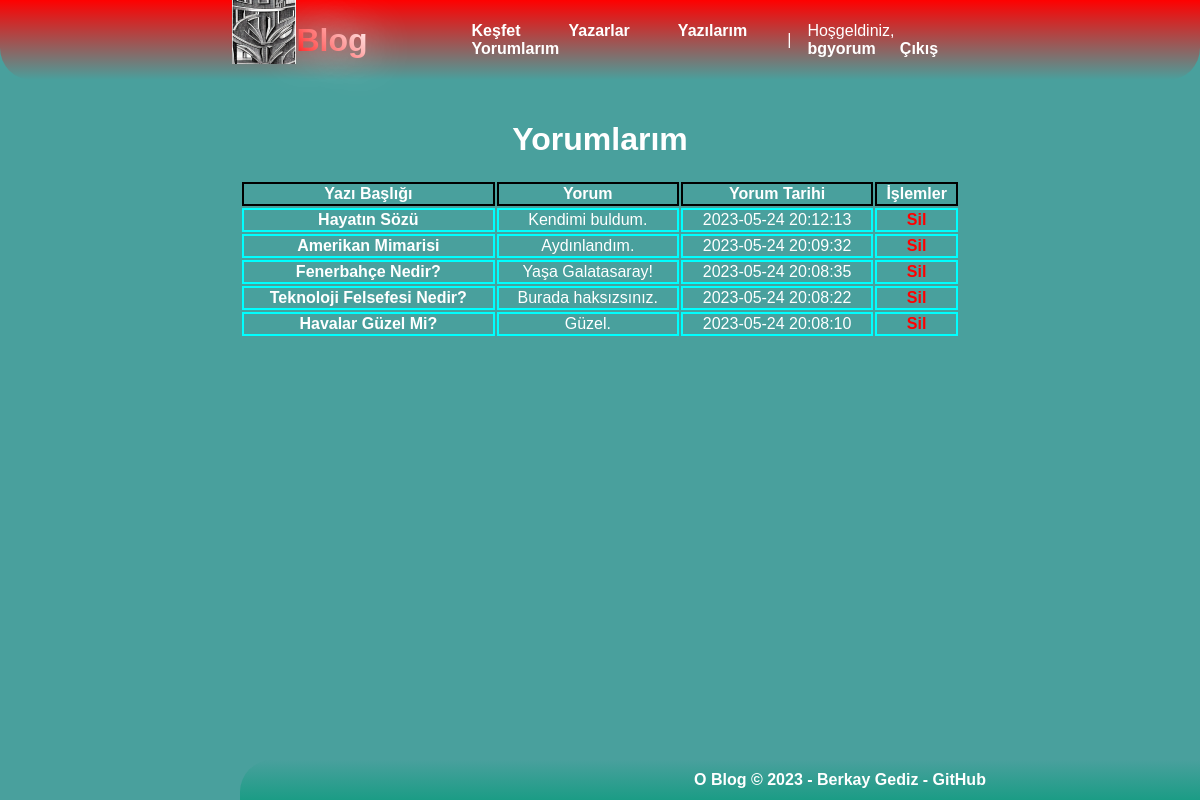
The app's page /yorumlarim.php (signed in) with its own data.
### tables this page shows
CREATE TABLE `comment` (
  `id` int(11) NOT NULL,
  `text` text NOT NULL,
  `postid` int(11) NOT NULL,
  `authorid` int(11) NOT NULL,
  `date` timestamp NOT NULL DEFAULT current_timestamp() ON UPDATE current_timestamp()
);

CREATE TABLE `post` (
  `id` int(11) NOT NULL,
  `title` varchar(200) NOT NULL,
  `text` text NOT NULL,
  `authorid` int(11) NOT NULL,
  `categoryid` int(11) NOT NULL,
  `date` timestamp NOT NULL DEFAULT current_timestamp() ON UPDATE current_timestamp()
);

### yorumlarim.php (the view, shortened to what this page needs)
<!DOCTYPE html>
<html lang="tr">
<head>
    <?php
    include("connect.php");
    ?>
</head>
<body>
    <header>
        <div><a href="index.php" style="text-decoration: none;">
                <img src="img/o_favicon.png" style="float:left;">
                <h1
                    style="text-shadow: 0 0 45px white; font-weight: bold; float:left; background: -webkit-linear-gradient(45deg, red, #ffffff);-webkit-background-clip: text; background-clip:text; -webkit-text-fill-color: transparent;">
                    Blog</h1>
            </a>
        </div>
        <div style="display: flex; align-items: center; width:50%;">
            <?php
            include("nav.php");
            ?>
        </div>
    </header>
    <main>
        <?php
        if (isset($_SESSION["girisyapildi"]) && ($_SESSION["girisyapildi"] == true)) {
            $yorumlar = mysqli_query($baglanti, "SELECT * FROM comment WHERE authorid='" . $_SESSION["kullaniciid"] . "' ORDER BY date DESC");
            if (mysqli_num_rows($yorumlar) > 0) {
                echo "<h1>Yorumlarım</h1>";
                echo "<table style='width:100%'>";
                echo "<tr><th style='border:2px solid black;'>Yazı Başlığı</th><th style='border:2px solid black;'>Yorum</th><th style='border:2px solid black;'>Yorum Tarihi</th><th style='border:2px solid black;'>İşlemler</th></tr>";
                while ($yorum = mysqli_fetch_assoc($yorumlar)) {
                    $yazi = mysqli_fetch_assoc(mysqli_query($baglanti, "SELECT * FROM post WHERE id='" . $yorum["postid"] . "'"));
                    echo "<tr ><td class='wordfix' style='border: 2px solid aqua;'><a href='yazi.php?id=" . $yazi["id"] . "'>" . $yazi["title"] . "</a></td><td class='wordfix' style='border: 2px solid aqua;'>" . $yorum["text"] . "</td><td style='border: 2px solid aqua;'>" . $yorum["date"] . "</td><td style='border: 2px solid aqua;'><a style='color:red;' href='yorumsil.php?id=" . $yorum["id"] . "'>Sil</td></tr>";
                }
            } else {
                echo "Hiç yorum yapmamışsınız.";
            }
        } else {
            echo "Bu sayfayı görüntülemek için giriş yapmalısınız.<br><br>";
        }
        ?>
    </main>
    <footer>
        <p style="color: white; font-weight: bold; text-decoration: none;">O Blog &copy; 2023 - Berkay Gediz - <a
                href="https://github.com/berkaygediz">GitHub</a> </p>
    </footer>
</body>
</html>

### yorumlarim.php (style rules this page uses)
body { padding: 0; margin: 0; background-color: #49a09d; display: flex; flex-direction: column; align-items: center; font-family: Arial, Helvetica, sans-serif; color: white; }
header { display: flex; justify-content: center; align-items: center; width: 100%; height: 10vh; background: linear-gradient(360deg, #49a09d, red); border-bottom-left-radius: 2rem; border-bottom-right-radius: 2rem; max-height: auto; max-width: auto; transition: all 1s ease-in-out; position: fixed; }
header img { height: 8vh; max-height: auto; max-width: auto; }
main { width: 90vh; margin-top: 12.5vh; justify-content: center; align-items: center; background-color: #49a09d; text-align: center; }
footer { border-top-left-radius: 2rem; border-top-right-radius: 2rem; transition: all 1s ease-in-out; display: flex; justify-content: center; align-items: center; width: 100%; height: 5vh; background: linear-gradient(180deg, #49a09d, #1B9C85); background-color: #1B9C85; position: fixed; bottom: 0; }
footer p { font-size: 1rem; color: white; }
a { text-decoration: none; color: white; font-weight: bold; }
.wordfix { word-break: break-all; }

### records on screen
comment: postid.title "Hayatın Sözü", text "Kendimi buldum.", date "2023-05-24 20:12:13"
comment: postid.title "Amerikan Mimarisi", text "Aydınlandım.", date "2023-05-24 20:09:32"
comment: postid.title "Fenerbahçe Nedir?", text "Yaşa Galatasaray!", date "2023-05-24 20:08:35"
comment: postid.title "Teknoloji Felsefesi Nedir?", text "Burada haksızsınız.", date "2023-05-24 20:08:22"
comment: postid.title "Havalar Güzel Mi?", text "Güzel.", date "2023-05-24 20:08:10"

### other values on screen
$_SESSION["kullaniciadi"] "bgyorum"
